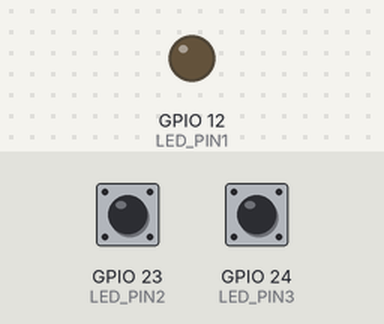
A program run on a simulated Raspberry Pi (BCM pin numbers). Shown: output pins drawn as LEDs (lit = HIGH). Inputs (shaded band) come from the test bench; at power-on: GPIO 23 (LED_PIN2) HIGH, GPIO 24 (LED_PIN3) HIGH.

Above: at 1.2 s.
1.3 s: GPIO 23 (LED_PIN2) pulled LOW for 0.15 s
At 1.8 s:
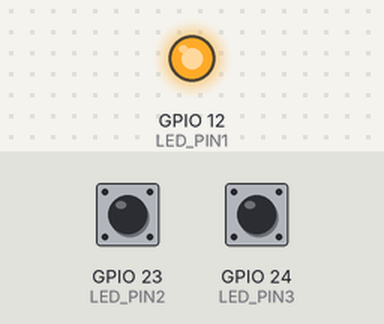
Timing chart, 0 to 4.3 s (numbered marks = the images above; inputs shaded):
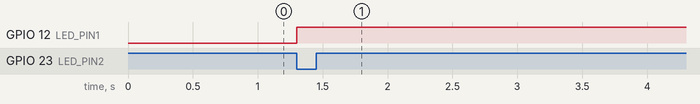

Measured:
- after the input at 1.3 s, GPIO 12 (LED_PIN1): LOW → HIGH at once

The program:

test4.py
```python
import RPi.GPIO as GPIO
import time
# if not press value = 0 | if press value = 1

GPIO.setmode(GPIO.BCM)
LED_PIN1 = 12
LED_PIN2 = 23
LED_PIN3 = 24
GPIO.setup(LED_PIN1, GPIO.OUT)
GPIO.setup(LED_PIN2, GPIO.IN, pull_up_down=GPIO.PUD_UP)
GPIO.setup(LED_PIN3, GPIO.IN, pull_up_down=GPIO.PUD_UP)
GPIO.output(LED_PIN1, GPIO.LOW)
try:
    while True:
        button_state1 = GPIO.input(LED_PIN2)
        button_state2 = GPIO.input(LED_PIN3)
        if button_state1 == GPIO.LOW:
            GPIO.output(LED_PIN1, GPIO.HIGH)
            time.sleep(1)
            # 3. REVERSED: Pressing Button 2 now turns the LED ON
            if button_state2 == GPIO.LOW:
                GPIO.output(LED_PIN1, GPIO.LOW)
                time.sleep(1)
except KeyboardInterrupt:
    print("\nProgram interrupted by user.")

except Exception as e:
    print(f"An unexpected error occurred: {e}")

finally:
    GPIO.cleanup()
    print("GPIO pins have been safely cleaned up!")
```
